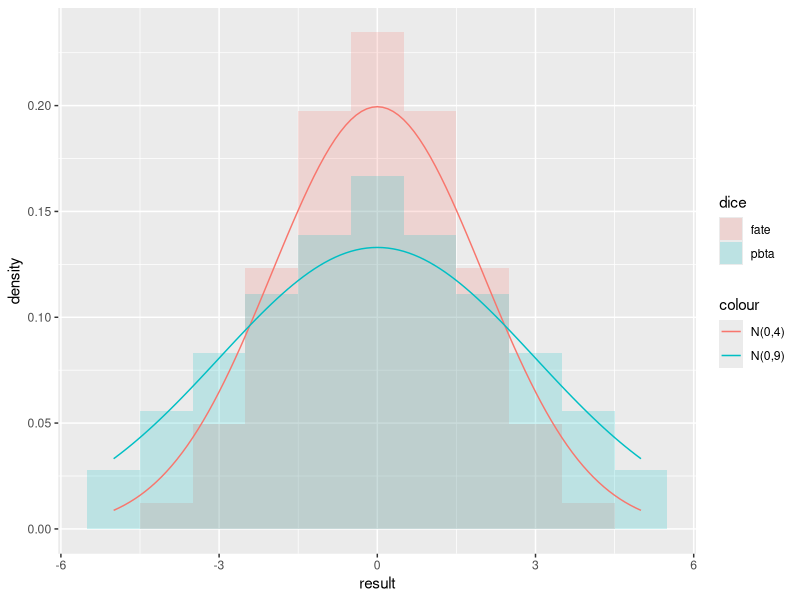
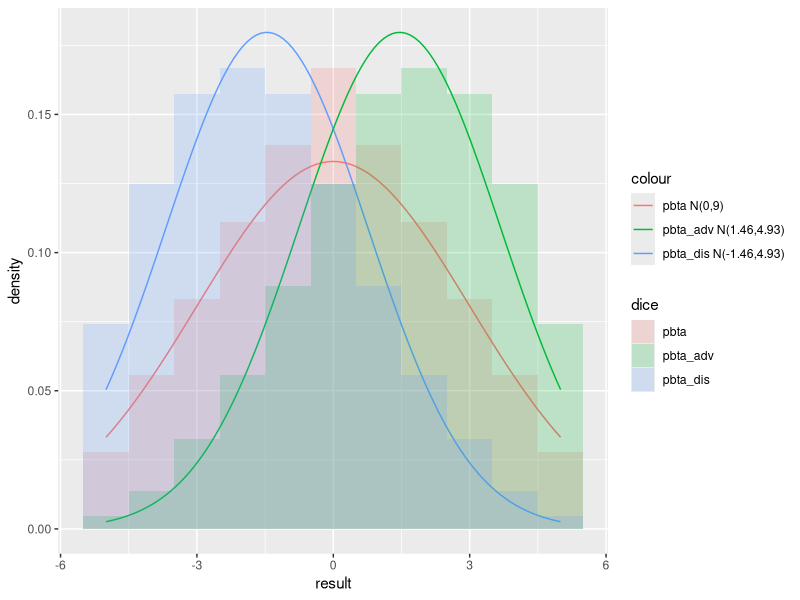

Source code (R) for these figures, in order:
## ---- chunk 1
knitr::opts_chunk$set(echo = TRUE)
## ---- chunk 2
library(ggplot2)
library(knitr)
## ---- chunk 3
n <- 4
l <- rep(list(-1:1), n)
fate=expand.grid(l)
fate$result=rowSums(fate)
fate$dice="fate"
## ---- chunk 4
n <- 2
l <- rep(list(1:6), n)
aw=expand.grid(l)
aw$result=rowSums(aw)
aw$dice="pbta"
## ---- chunk 5

n <- 3
l <- rep(list(1:6), n)
aw_mod=expand.grid(l)
aw_mod$sum=rowSums(aw_mod)
aw_mod$min = do.call(pmin, aw_mod[,1:3])
aw_mod$max = do.call(pmax, aw_mod[,1:3])
aw_mod$adv = aw_mod$sum-aw_mod$min
aw_mod$dis = aw_mod$sum-aw_mod$max

aw_adv = aw_mod[c("adv")]
aw_adv$dice= "pbta_adv"


aw_dis = aw_mod[c("dis")]
aw_dis$dice= "pbta_dis"


## ---- chunk 6
kable(t(table(aw$result)/nrow(aw)),digits = 3, caption  = "Frequency of Results of 2d6")
## ---- chunk 7
kable(t(table(fate$result)/nrow(fate)),digits = 3, caption  = "Frequency of Results of 4df")
## ---- chunk 8
aw$result=aw$result-7
dice=rbind(fate[,c("result", "dice")], aw[,c("result", "dice")])
## ---- chunk 9
  ggplot(dice,aes(x=result)) +
  geom_histogram(data=subset(dice,dice == 'fate'),aes(fill = dice,y=..density..), binwidth=1, alpha = 0.2) +
    geom_histogram(data=subset(dice,dice == 'pbta'),aes(fill=dice,y=..density..),binwidth=1,alpha = 0.2)+
  geom_line(stat="function",fun = dnorm, args = list(mean = 0, sd = 2), aes(color="N(0,4)"))+ geom_line(stat="function",fun = dnorm, args = list(mean = 0, sd = 3), aes(color="N(0,9)"))
## ---- chunk 10
aw_adv$result=aw_adv$adv-7
aw_dis$result=aw_dis$dis-7
dice2=rbind(fate[,c("result", "dice")], aw[,c("result", "dice")],aw_adv[,c("result", "dice")],aw_dis[,c("result", "dice")])
## ---- chunk 11
  ggplot(dice2,aes(x=result)) +
  # geom_histogram(data=subset(dice,dice == 'fate'),aes(fill = dice,y=..density..), binwidth=1, alpha = 0.2) +
    geom_histogram(data=subset(dice,dice == 'pbta'),aes(fill=dice,y=..density..),binwidth=1,alpha = 0.2)+
  #
  geom_line(stat="function",fun = dnorm, args = list(mean = 0, sd = 3), aes(color="pbta N(0,9)"))+
  geom_line(stat="function",fun = dnorm, args = list(mean = -1.46, sd = 2.22), aes(color="pbta_dis N(-1.46,4.93)"))+ 
  geom_line(stat="function",fun = dnorm, args = list(mean = 1.46, sd = 2.22), aes(color="pbta_adv N(1.46,4.93)"))+
  geom_histogram(data=subset(dice2,dice == 'pbta_adv'),aes(fill=dice,y=..density..),binwidth=1,alpha = 0.2)+
  geom_histogram(data=subset(dice2,dice == 'pbta_dis'),aes(fill=dice,y=..density..),binwidth=1,alpha = 0.2)
